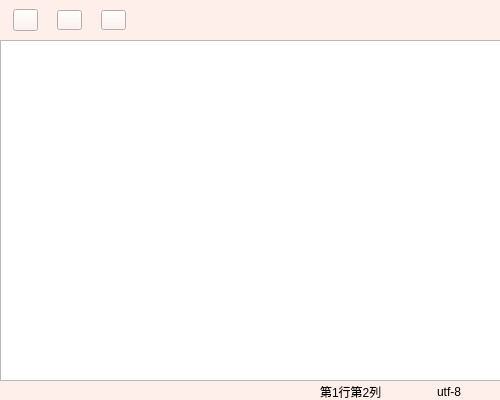
<?xml version="1.0" encoding="UTF-8"?>
<ui version="4.0">
 <class>Widget</class>
 <widget class="QWidget" name="Widget">
  <property name="geometry">
   <rect>
    <x>0</x>
    <y>0</y>
    <width>500</width>
    <height>400</height>
   </rect>
  </property>
  <property name="cursor">
   <cursorShape>ArrowCursor</cursorShape>
  </property>
  <property name="windowTitle">
   <string>CY记事本</string>
  </property>
  <property name="windowIcon">
   <iconset resource="res.qrc">
    <normaloff>:/icon/file_green.png</normaloff>:/icon/file_green.png</iconset>
  </property>
  <widget class="QWidget" name="">
   <property name="geometry">
    <rect>
     <x>0</x>
     <y>0</y>
     <width>501</width>
     <height>401</height>
    </rect>
   </property>
   <layout class="QVBoxLayout" name="verticalLayout">
    <property name="spacing">
     <number>0</number>
    </property>
    <item>
     <widget class="QWidget" name="btnWidget" native="true">
      <property name="minimumSize">
       <size>
        <width>0</width>
        <height>40</height>
       </size>
      </property>
      <property name="styleSheet">
       <string notr="true">background-color: rgb(255, 239, 235);</string>
      </property>
      <widget class="QWidget" name="">
       <property name="geometry">
        <rect>
         <x>0</x>
         <y>0</y>
         <width>501</width>
         <height>41</height>
        </rect>
       </property>
       <layout class="QHBoxLayout" name="btnLayout">
        <item>
         <widget class="QPushButton" name="btnOpen">
          <property name="minimumSize">
           <size>
            <width>15</width>
            <height>20</height>
           </size>
          </property>
          <property name="maximumSize">
           <size>
            <width>25</width>
            <height>16777215</height>
           </size>
          </property>
          <property name="styleSheet">
           <string notr="true">QPushButton { border-image: url(:/icon/file.png); }
QPushButton:hover { border-image: url(:/icon/open.png);}
QPushButton:pressed { border-image: url(:/icon/file.png);}</string>
          </property>
          <property name="text">
           <string/>
          </property>
         </widget>
        </item>
        <item>
         <widget class="QPushButton" name="btnSave">
          <property name="minimumSize">
           <size>
            <width>25</width>
            <height>20</height>
           </size>
          </property>
          <property name="maximumSize">
           <size>
            <width>25</width>
            <height>20</height>
           </size>
          </property>
          <property name="styleSheet">
           <string notr="true">QPushButton { border-image: url(:/icon/upload.png); }</string>
          </property>
          <property name="text">
           <string/>
          </property>
         </widget>
        </item>
        <item>
         <widget class="QPushButton" name="btnClose">
          <property name="maximumSize">
           <size>
            <width>25</width>
            <height>20</height>
           </size>
          </property>
          <property name="styleSheet">
           <string notr="true">QPushButton { border-image: url(:/icon/close.png); }
</string>
          </property>
          <property name="text">
           <string/>
          </property>
         </widget>
        </item>
        <item>
         <spacer name="horizontalSpacer">
          <property name="orientation">
           <enum>Qt::Horizontal</enum>
          </property>
          <property name="sizeType">
           <enum>QSizePolicy::Fixed</enum>
          </property>
          <property name="sizeHint" stdset="0">
           <size>
            <width>360</width>
            <height>20</height>
           </size>
          </property>
         </spacer>
        </item>
       </layout>
      </widget>
     </widget>
    </item>
    <item>
     <widget class="QTextEdit" name="textEdit"/>
    </item>
    <item>
     <widget class="QWidget" name="widgetBottom" native="true">
      <property name="minimumSize">
       <size>
        <width>0</width>
        <height>20</height>
       </size>
      </property>
      <property name="maximumSize">
       <size>
        <width>16777215</width>
        <height>20</height>
       </size>
      </property>
      <property name="styleSheet">
       <string notr="true">background-color: rgb(255, 239, 235);</string>
      </property>
      <widget class="QWidget" name="">
       <property name="geometry">
        <rect>
         <x>0</x>
         <y>0</y>
         <width>501</width>
         <height>22</height>
        </rect>
       </property>
       <layout class="QHBoxLayout" name="horizontalLayout">
        <item>
         <spacer name="horizontalSpacer_2">
          <property name="orientation">
           <enum>Qt::Horizontal</enum>
          </property>
          <property name="sizeType">
           <enum>QSizePolicy::Expanding</enum>
          </property>
          <property name="sizeHint" stdset="0">
           <size>
            <width>320</width>
            <height>20</height>
           </size>
          </property>
         </spacer>
        </item>
        <item>
         <widget class="QLabel" name="posLabel">
          <property name="text">
           <string>第1行第2列</string>
          </property>
         </widget>
        </item>
        <item>
         <spacer name="horizontalSpacer_4">
          <property name="orientation">
           <enum>Qt::Horizontal</enum>
          </property>
          <property name="sizeHint" stdset="0">
           <size>
            <width>20</width>
            <height>20</height>
           </size>
          </property>
         </spacer>
        </item>
        <item>
         <widget class="QLabel" name="codeLabel">
          <property name="text">
           <string>utf-8</string>
          </property>
         </widget>
        </item>
        <item>
         <spacer name="horizontalSpacer_3">
          <property name="orientation">
           <enum>Qt::Horizontal</enum>
          </property>
          <property name="sizeType">
           <enum>QSizePolicy::Fixed</enum>
          </property>
          <property name="sizeHint" stdset="0">
           <size>
            <width>40</width>
            <height>20</height>
           </size>
          </property>
         </spacer>
        </item>
       </layout>
      </widget>
     </widget>
    </item>
   </layout>
  </widget>
 </widget>
 <resources>
  <include location="res.qrc"/>
 </resources>
 <connections>
  <connection>
   <sender>btnClose</sender>
   <signal>clicked()</signal>
   <receiver>Widget</receiver>
   <slot>close()</slot>
   <hints>
    <hint type="sourcelabel">
     <x>103</x>
     <y>20</y>
    </hint>
    <hint type="destinationlabel">
     <x>249</x>
     <y>199</y>
    </hint>
   </hints>
  </connection>
 </connections>
</ui>
